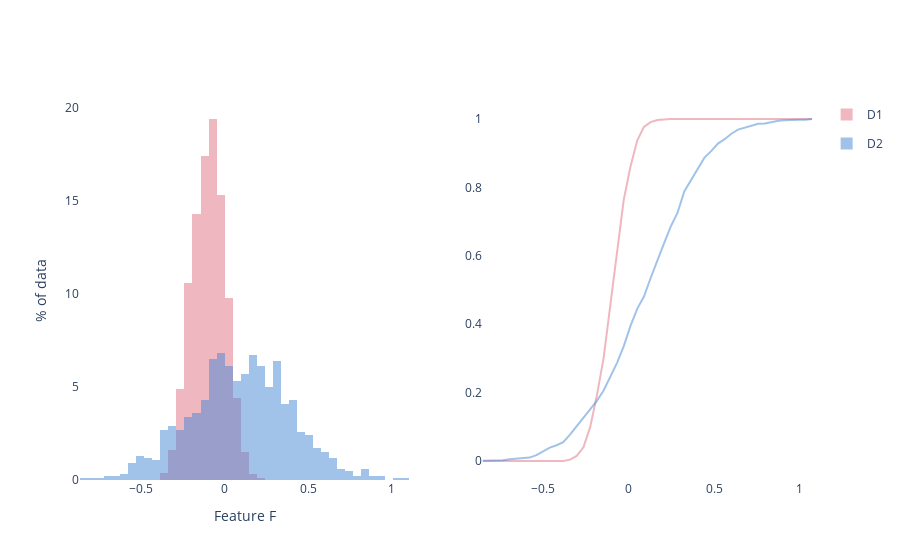

Notebook code cell kept with this figure:
### Code cell
f0 = np.random.normal(loc=-.1, scale=0.1, size=1000)
f1 = np.random.normal(loc=.1, scale=0.3, size=1000)

data_dict = {
    'D1': f0,
    'D2': f1,
}

fig = plot_histograms(data_dict, xaxis_title='Feature F', yaxis_title='% of data', nbins=40, plot_cdf=True)
print(calc_wasserstein(data_dict, normalize=True))

### Figure 1 — Plotly figure (JSON) as saved in the notebook; plotly's stock layout.template omitted (floating-point values rounded to 4 significant figures; data arrays with more than 128 entries replaced by an {"elided": "..."} marker saying what was removed)
{"data": [{"histnorm": "percent", "legendgroup": "D1", "marker": {"color": "#E07182"}, "name": "D1", "opacity": 0.5, "type": "histogram", "x": {"elided": "1000 float values"}, "xaxis": "x", "xbins": {"size": 0.04817}, "yaxis": "y"}, {"legendgroup": "D1", "marker": {"color": "#E07182"}, "mode": "lines", "name": "D1", "opacity": 0.5, "showlegend": false, "type": "scatter", "x": [-0.8554, -0.8161, -0.7768, -0.7375, -0.6981, -0.6588, -0.6195, -0.5802, -0.5409, -0.5015, -0.4622, -0.4229, -0.3836, -0.3442, -0.3049, -0.2656, -0.2263, -0.1869, -0.1476, -0.1083, -0.06898, -0.02966, 0.009663, 0.04899, 0.08831, 0.1276, 0.167, 0.2063, 0.2456, 0.2849, 0.3242, 0.3636, 0.4029, 0.4422, 0.4815, 0.5209, 0.5602, 0.5995, 0.6388, 0.6781, 0.7175, 0.7568, 0.7961, 0.8354, 0.8748, 0.9141, 0.9534, 0.9927, 1.032, 1.071], "xaxis": "x2", "y": [0, 0, 0, 0, 0, 0, 0, 0, 0, 0, 0, 0, 0, 0.004, 0.015, 0.04, 0.099, 0.192, 0.301, 0.456, 0.607, 0.764, 0.861, 0.937, 0.977, 0.991, 0.997, 0.999, 1, 1, 1, 1, 1, 1, 1, 1, 1, 1, 1, 1, 1, 1, 1, 1, 1, 1, 1, 1, 1, 1], "yaxis": "y2"}, {"histnorm": "percent", "legendgroup": "D2", "marker": {"color": "#4487D3"}, "name": "D2", "opacity": 0.5, "type": "histogram", "x": {"elided": "1000 float values"}, "xaxis": "x", "xbins": {"size": 0.04817}, "yaxis": "y"}, {"legendgroup": "D2", "marker": {"color": "#4487D3"}, "mode": "lines", "name": "D2", "opacity": 0.5, "showlegend": false, "type": "scatter", "x": [-0.8554, -0.8161, -0.7768, -0.7375, -0.6981, -0.6588, -0.6195, -0.5802, -0.5409, -0.5015, -0.4622, -0.4229, -0.3836, -0.3442, -0.3049, -0.2656, -0.2263, -0.1869, -0.1476, -0.1083, -0.06898, -0.02966, 0.009663, 0.04899, 0.08831, 0.1276, 0.167, 0.2063, 0.2456, 0.2849, 0.3242, 0.3636, 0.4029, 0.4422, 0.4815, 0.5209, 0.5602, 0.5995, 0.6388, 0.6781, 0.7175, 0.7568, 0.7961, 0.8354, 0.8748, 0.9141, 0.9534, 0.9927, 1.032, 1.071], "xaxis": "x2", "y": [0.001, 0.001, 0.002, 0.002, 0.005, 0.006, 0.008, 0.01, 0.017, 0.027, 0.039, 0.046, 0.055, 0.077, 0.102, 0.126, 0.151, 0.176, 0.206, 0.247, 0.287, 0.336, 0.395, 0.445, 0.481, 0.535, 0.588, 0.637, 0.686, 0.726, 0.788, 0.822, 0.855, 0.887, 0.906, 0.928, 0.941, 0.957, 0.969, 0.975, 0.981, 0.986, 0.987, 0.991, 0.995, 0.996, 0.998, 0.998, 0.998, 1], "yaxis": "y2"}], "layout": {"barmode": "overlay", "hoverlabel": {"align": "right"}, "hovermode": "x", "paper_bgcolor": "white", "plot_bgcolor": "white", "title": {}, "xaxis": {"anchor": "y", "domain": [0, 0.45], "showgrid": false, "title": {"text": "Feature F"}}, "xaxis2": {"anchor": "y2", "domain": [0.55, 1]}, "yaxis": {"anchor": "x", "domain": [0, 1], "showgrid": false, "title": {"text": "% of data"}}, "yaxis2": {"anchor": "x2", "domain": [0, 1]}}}
